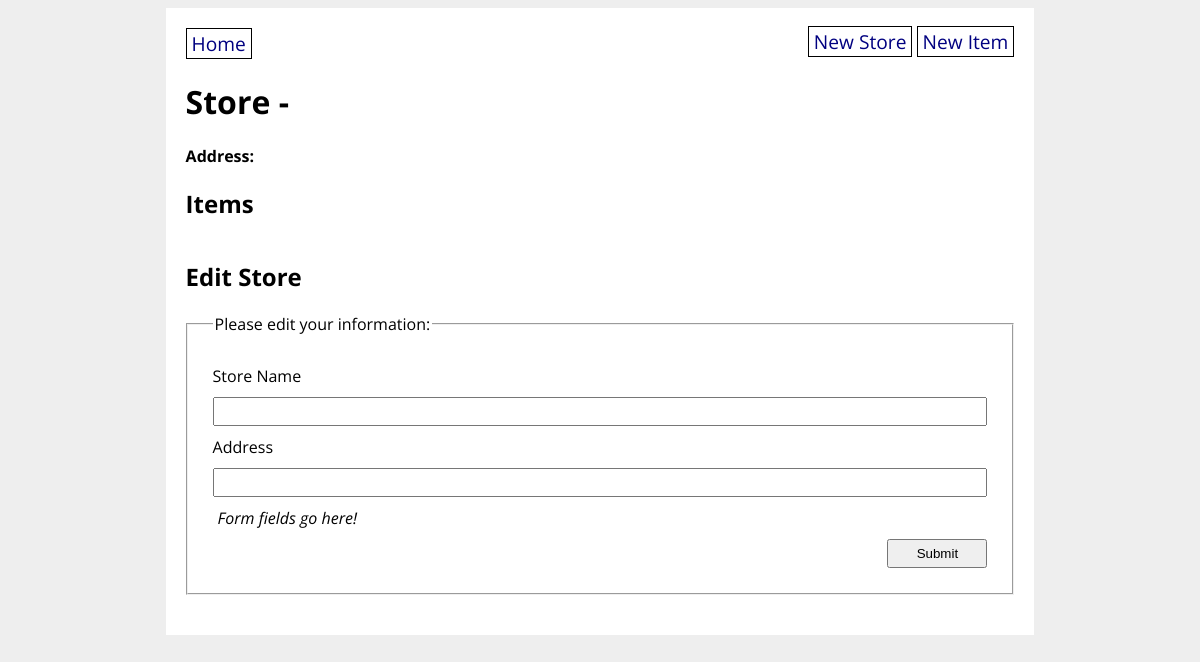
The app's page /store/3, older data.
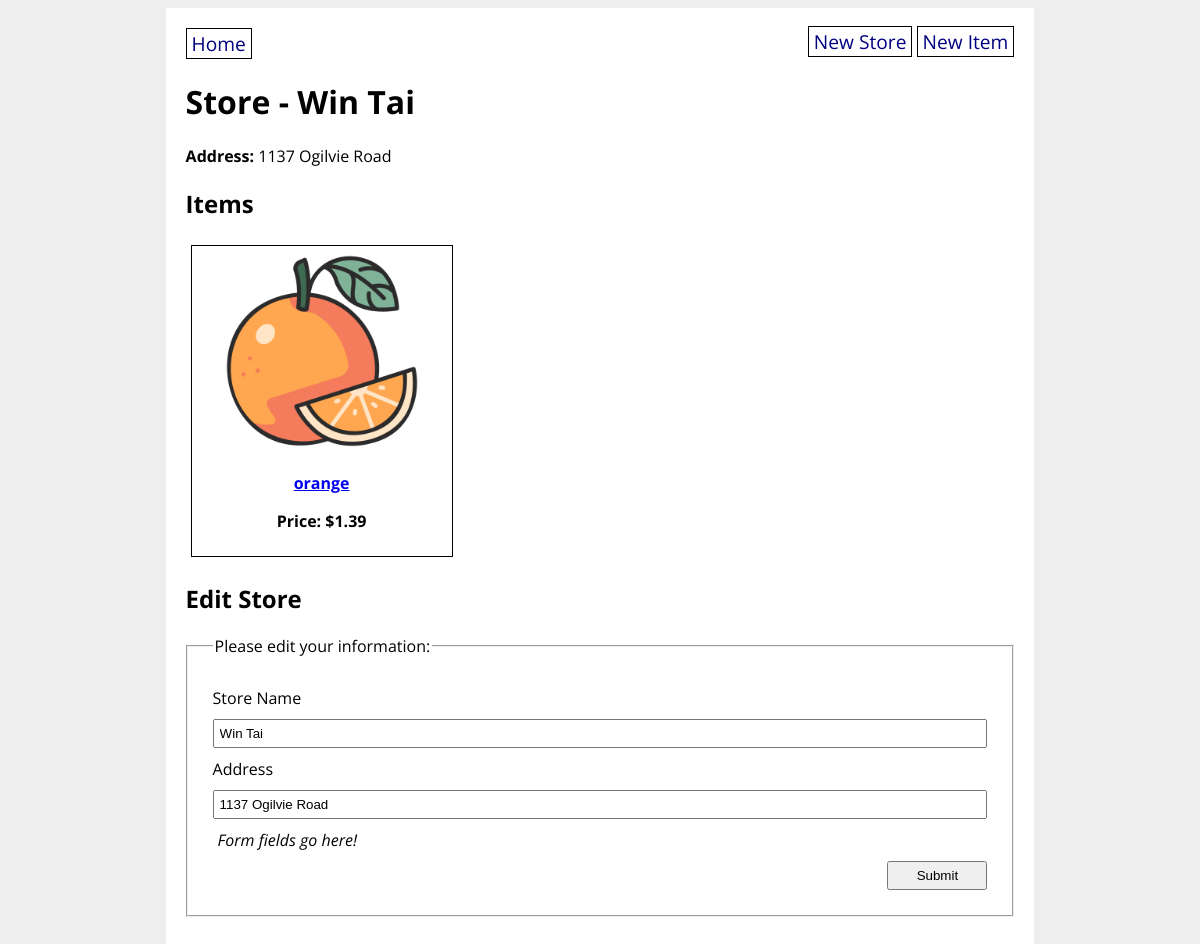
The same page, newer data.
### grocery_app/models.py (models this page shows)
class GroceryStore(db.Model):
    id = db.Column(db.Integer, primary_key=True)
    title = db.Column(db.String(80), nullable=False)
    address = db.Column(db.String(200), nullable=False)
    items = db.relationship('GroceryItem', back_populates='store')

class GroceryItem(db.Model):
    id = db.Column(db.Integer, primary_key=True)
    name = db.Column(db.String(80), nullable=False)
    price = db.Column(db.Float(precision=2), nullable=False)
    category = db.Column(db.Enum(ItemCategory), default=ItemCategory.OTHER)
    photo_url = db.Column(URLType)
    store_id = db.Column(db.Integer, db.ForeignKey('grocery_store.id'), nullable=False)
    store = db.relationship('GroceryStore', back_populates='items')

### grocery_app/routes.py (the view)
@main.route('/store/<store_id>', methods=['GET', 'POST'])
def store_detail(store_id):
    store = GroceryStore.query.get(store_id)
    form = GroceryStoreForm(obj=store)
    if form.validate_on_submit():
        store.title = form.title.data
        store.address = form.address.data
        db.session.commit()
        flash("You have successfully updated the store!")
        return redirect(url_for('main.store_detail', store_id=store.id))
    return render_template('store_detail.html', store=store, form=form)

### grocery_app/forms.py
class GroceryStoreForm(FlaskForm):
    title = StringField('Store Name', validators=[DataRequired()])
    address = StringField('Address', validators=[DataRequired()])
    submit = SubmitField('Submit')

### grocery_app/templates/store_detail.html (shortened to what this page needs)
{% extends 'base.html' %}
{% block content %}
<h1>Store - {{ store.title }}</h1>
<strong>Address:</strong> {{ store.address }}
<h2>Items</h2>
<div class="items">
    {% for item in store.items %}
    <div class="item-details">
        <a href="/item/{{ item.id }}"><img src="{{ item.photo_url }}" alt="{{ item.name }}" width="200px">
        <p><strong>{{ item.name }}</strong></p></a>
        <p><strong>Price: ${{ item.price }}</strong></p>
    </div>
    {% endfor %}
</div>
<h2>Edit Store</h2>
<form method="POST" action="{{ url_for('main.store_detail', store_id = store.id) }}">
    <fieldset>
        <legend>Please edit your information:</legend>
        {{ form.title.label }}
        {{ form.title }}
        {{ form.address.label }}
        {{ form.address }}
        <p><em>Form fields go here!</em></p>
        <input type="submit" value="Submit">
    </fieldset>
</form>
{% endblock %}

Row changes from the older to the newer data that the page shows:
added GroceryStore: title "Win Tai", address "1137 Ogilvie Road"
now on this page (row edited): GroceryItem: photo_url (picture), name "orange", price "1.39"
